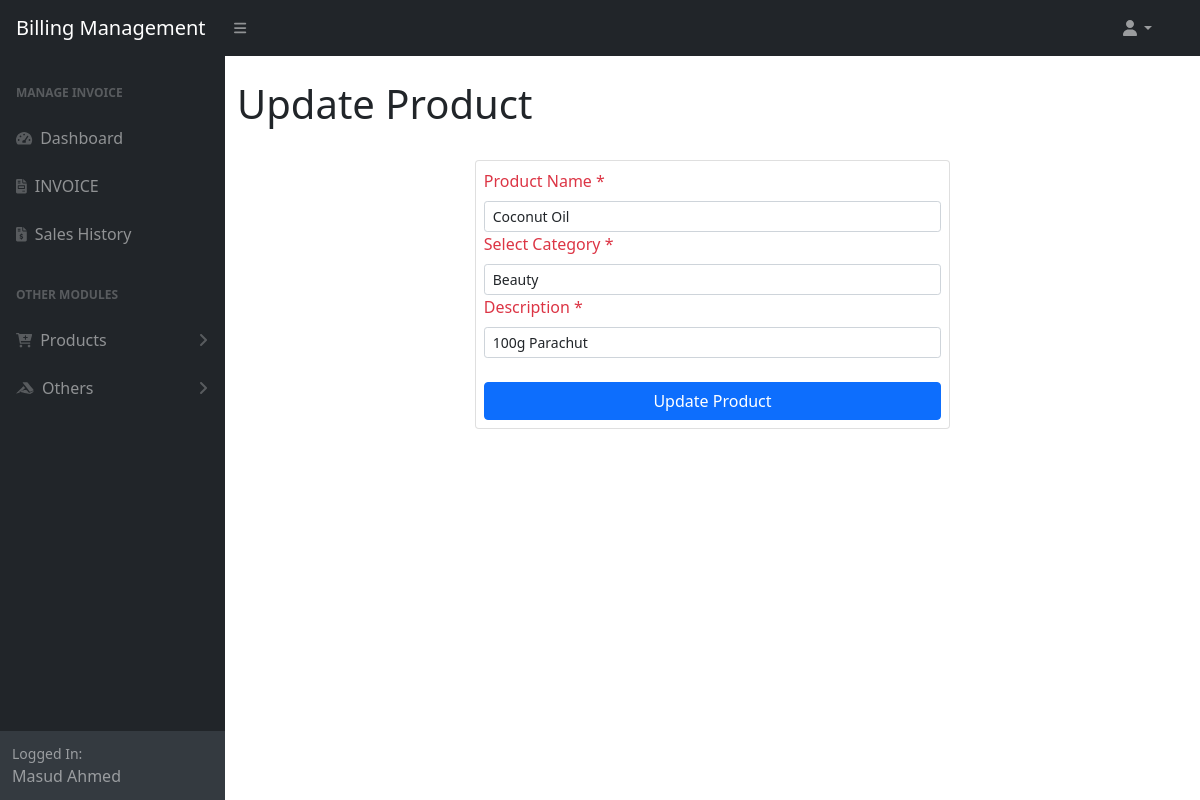
Page /update_product.php?pid=8 (signed in) on the committed database.
### tables this page shows
CREATE TABLE `user` (
  `id` int(11) NOT NULL,
  `name` varchar(50) NOT NULL,
  `mobile` varchar(10) NOT NULL,
  `email` varchar(100) DEFAULT NULL
);

CREATE TABLE `products` (
  `pid` int(11) NOT NULL,
  `pname` varchar(50) NOT NULL,
  `pcat` int(11) NOT NULL,
  `barcode` int(11) DEFAULT NULL,
  `description` text NOT NULL
);

CREATE TABLE `category` (
  `cid` int(11) NOT NULL,
  `ctitle` varchar(50) NOT NULL
);

### update_product.php (the view, shortened to what this page needs)
<?php
require_once 'menu/header.php'
?>
<div class="container-fluid">
<h1 class="mt-4">Update Product</h1>
    <div class="container">
        <div class="row justify-content-center">
            <div class="col-md-6 mt-4 p-2 card">
                <?php
                $pid = $_GET['pid'];
                $getsql = "SELECT * FROM `products` WHERE `pid` = '$pid'";
                $data = mysqli_fetch_assoc(mysqli_query($conn, $getsql));
                ?>
                <form action="actions/edit_actions.php" method="post">
                    <label for="pname" class="text-danger">Product Name *</label>
                    <input class="form-control form-control-sm" type="text" name="pname" value="<?= $data['pname'] ?>" required>
                    <label for="pcat" class="text-danger">Select Category *</label>
                    <select class="form-control form-control-sm" name="category" id="category">
                        <?php
                        $res = mysqli_query($conn, "SELECT * FROM `category`");
                        while ($arr = mysqli_fetch_assoc($res)) {
                        ?>
                            <option value="<?= $arr['cid'] ?>" <?= ($data['pcat'] == $arr['cid']) ? "selected" : "" ?>><?= $arr['ctitle'] ?></option>
                        <?php } ?>
                    </select>
                    <label for="pname" class="text-danger">Description *</label>
                    <input class="form-control form-control-sm" type="text" name="desc" value="<?= $data['description'] ?>" required>
                    <br>
                    <button class="btn btn-primary btn-block" name="updtproduct">Update Product</button>
                </form>
            </div>
        </div>
    </div>
</div>
<?php require_once 'menu/footer.php' ?>

### menu/header.php (shortened to what this page needs)
<?php
require_once "lib/db.php";
?>
<!DOCTYPE html>
<html lang="en">
<head>
    <link rel="stylesheet" href="assets/css/bootstrap.min.css">
    <link href="assets/css/styles.css" rel="stylesheet" />
</head>
<body class="sb-nav-fixed">
    <nav class="sb-topnav navbar navbar-expand navbar-dark bg-dark">
        <a class="navbar-brand ps-3" href="index.php">Billing Management</a>
        <button class="btn btn-link btn-sm order-1 order-lg-0 me-4 me-lg-0" id="sidebarToggle" href="#!"><i class="fas fa-bars"></i></button>
        <ul class="navbar-nav ms-auto ms-md-0 me-3 me-lg-4">
            <li class="nav-item dropdown">
                <a class="nav-link dropdown-toggle" id="navbarDropdown" href="#" role="button" data-bs-toggle="dropdown" aria-expanded="false"><i class="fas fa-user fa-fw"></i></a>
            </li>
        </ul>
    </nav>
    <div id="layoutSidenav">
        <div id="layoutSidenav_nav">
            <nav class="sb-sidenav accordion sb-sidenav-dark" id="sidenavAccordion">
                <div class="sb-sidenav-menu">
                    <div class="nav">
                        <div class="sb-sidenav-menu-heading">Manage Invoice</div>
                        <a class="nav-link" href="index.php">
                            <div class="sb-nav-link-icon"><i class="fas fa-tachometer-alt"></i></div>
                            Dashboard
                        </a>
                        <a class="nav-link" href="generate_bills.php">
                            <div class="sb-nav-link-icon"><i class="fas fa-file-invoice"></i></div>
                            INVOICE
                        </a>
                        <a class="nav-link" href="sales_history.php">
                            <div class="sb-nav-link-icon"><i class="fas fa-file-invoice-dollar"></i></i></div>
                            Sales History
                        </a>
                        <div class="sb-sidenav-menu-heading">Other Modules</div>
                        <a class="nav-link collapsed" href="#" data-bs-toggle="collapse" data-bs-target="#collapseLayouts" aria-expanded="false" aria-controls="collapseLayouts">
                            <div class="sb-nav-link-icon"><i class="fas fa-cart-plus"></i></div>
                            Products
                            <div class="sb-sidenav-collapse-arrow"><i class="fas fa-angle-down"></i></div>
                        </a>
                        <a class="nav-link collapsed" href="#" data-bs-toggle="collapse" data-bs-target="#collapsePages" aria-expanded="false" aria-controls="collapsePages">
                            <div class="sb-nav-link-icon"><i class="fab fa-accusoft"></i></div>
                            Others
                            <div class="sb-sidenav-collapse-arrow"><i class="fas fa-angle-down"></i></div>
                        </a>
                    </div>
                </div>
                <div class="sb-sidenav-footer">
                    <div class="small">Logged In:</div>
                    <?php
                    if (isset($_SESSION['user'])) {
                        $id = $_SESSION['user']['user_id'];
                        $data = mysqli_fetch_assoc(mysqli_query($conn, "SELECT * FROM `user` WHERE `id`='$id'"));
                        echo $data['name'];
                    }
                    ?>
                </div>
            </nav>
        </div>
        <div id="layoutSidenav_content">
            <main>

### rows in the picture
user: name "Masud Ahmed"
products: pname "Coconut Oil", category "Beauty", desc "100g Parachut"
